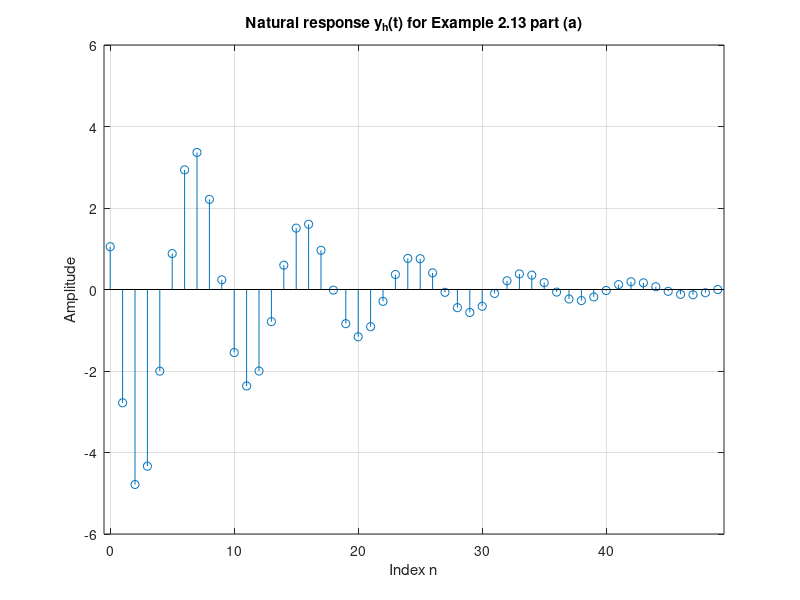

This chart was generated by the following MATLAB code:
% Script: exdt_2_13a.m
% Set parameters
r1 = 0.922;         
omega1 = 0.7086;
d1 = 1.05;
d2 = -5.8583;
n = [0:49];   % Vector of sample indices
% Compute the natural response
yh = d1*(r1.^n).*cos(omega1*n)+d2*(r1.^n).*sin(omega1*n);
% Graph the natural response
stem(n,yh); grid;
axis([-0.5,49.5,-6,6]);
title('Natural response y_h(t) for Example 2.13 part (a)');
xlabel('Index n');
ylabel('Amplitude');
